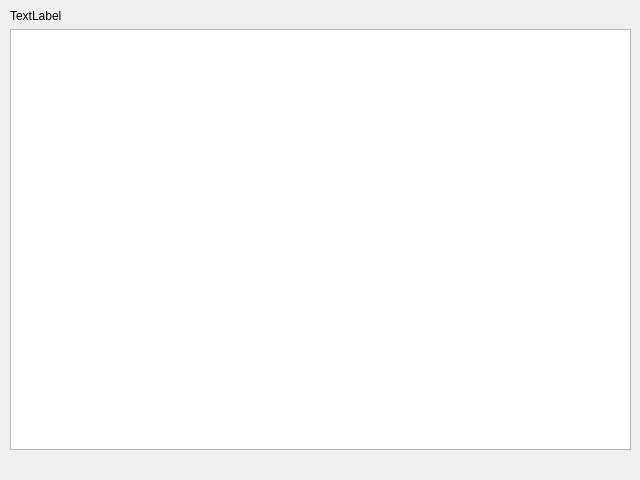
<?xml version="1.0" encoding="UTF-8"?>
<ui version="4.0">
 <class>Definition</class>
 <widget class="QWidget" name="Definition">
  <property name="geometry">
   <rect>
    <x>0</x>
    <y>0</y>
    <width>640</width>
    <height>480</height>
   </rect>
  </property>
  <property name="sizePolicy">
   <sizepolicy hsizetype="Expanding" vsizetype="Expanding">
    <horstretch>1</horstretch>
    <verstretch>1</verstretch>
   </sizepolicy>
  </property>
  <property name="minimumSize">
   <size>
    <width>640</width>
    <height>480</height>
   </size>
  </property>
  <property name="windowTitle">
   <string>Form</string>
  </property>
  <widget class="QWidget" name="verticalLayoutWidget">
   <property name="geometry">
    <rect>
     <x>10</x>
     <y>9</y>
     <width>621</width>
     <height>441</height>
    </rect>
   </property>
   <layout class="QVBoxLayout" name="verticalLayout">
    <item>
     <widget class="QLabel" name="summary_label">
      <property name="sizePolicy">
       <sizepolicy hsizetype="Preferred" vsizetype="Preferred">
        <horstretch>0</horstretch>
        <verstretch>0</verstretch>
       </sizepolicy>
      </property>
      <property name="text">
       <string>TextLabel</string>
      </property>
     </widget>
    </item>
    <item>
     <widget class="QListWidget" name="definition_list"/>
    </item>
   </layout>
  </widget>
 </widget>
 <resources/>
 <connections/>
</ui>
